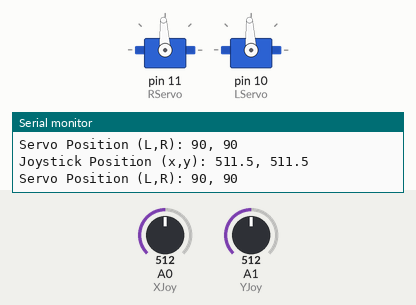
Bench run of a sketch on a simulated Arduino Uno, built with avr-gcc and run on an emulated ATmega328P. Parts: 2 × servo, the last lines printed to the serial monitor. The test bench sets the inputs (shaded band); at power-on: A0 (XJoy) = 512, A1 (YJoy) = 512.

Above: at 1.2 s.
1.3 s: A0 (XJoy) set to 550
4.3 s: A0 (XJoy) set to 577
At 5.4 s:
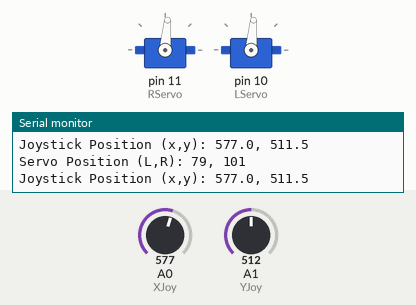
7.3 s: A1 (YJoy) set to 570
10.3 s: A1 (YJoy) set to 594
At 11.5 s:
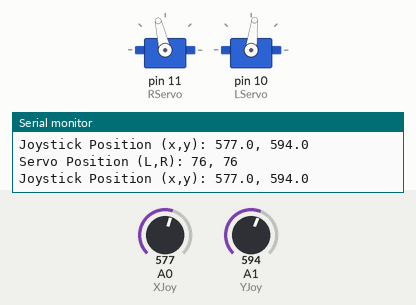
11.9 s: A0 (XJoy) set to 609
At 13.2 s:
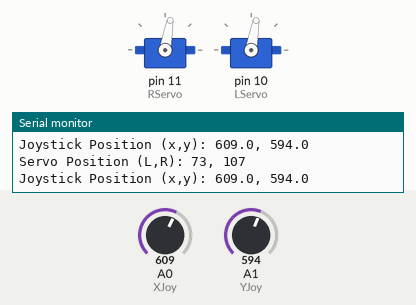
14.9 s: A1 (YJoy) set to 716
At 16.1 s:
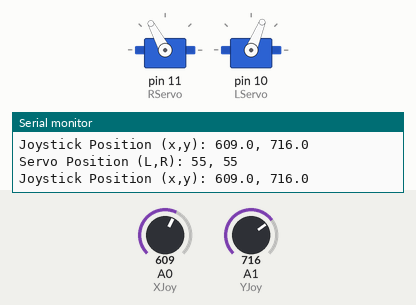
Timing chart, 0 to 17.4 s (numbered marks = the images above; inputs shaded):
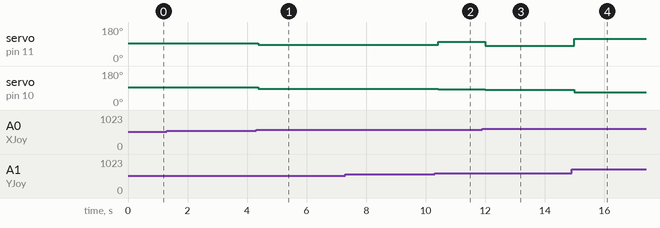

Measured:
- the behaviour switches between 576 and 577 on A1 (YJoy) (found by bisection; images 1 and 2)
- the behaviour switches between 594 and 595 on A0 (XJoy) (found by bisection; images 2 and 3)
- after the input at 4.3 s, servo on pin 11 (RServo), servo on pin 10 (LServo): 93° → 85° after 0.08 s
- after the input at 10.3 s, servo on pin 11 (RServo): 85° → 103° after 0.12 s; servo on pin 10 (LServo): 85° → 83° after 0.12 s
- after the input at 11.9 s, servo on pin 11 (RServo): 103° → 80° after 0.10 s; servo on pin 10 (LServo): 83° → 80° after 0.10 s
- after the input at 14.9 s, servo on pin 11 (RServo): 80° → 118° after 0.09 s; servo on pin 10 (LServo): 80° → 68° after 0.09 s

The sketch:

CentiBot_2SegmentNOSERVODRIVER.ino
```cpp
#include <Servo.h>

//Input (Joystick)
const int XJoy = A0;
const int YJoy = A1;
const int SW = A2;
//Output (Servos)
Servo LServo;
Servo RServo;
double xpos;
double ypos;
int Lservopos;
int Rservopos;
const int ServoRate = 20;
const int ServoMin = 0;
const int ServoMax = 270;
const int MaxServoF = 2500;
const int MinServoF = 500;

const int For = 22;
const int Rev = 23;
const int Pow = 11;

const double DeadZP = .10;


void setup() {
 Serial.begin(9600);
  // put your setup code here, to run once:
  RServo.attach(11);
  RServo.write(ServoMax/2);
  LServo.attach(10);
  LServo.write(ServoMax/2);
  pinMode(XJoy, INPUT);     // X position of Joystick, 0 to 1023
  pinMode(YJoy, INPUT);     // Y position of Joystick, 0 to 1023
//  pinMode(Pow, OUTPUT);
//  pinMode(For, INPUT);
//  pinMode(Rev, INPUT);

//  digitalWrite(For, HIGH);
//  digitalWrite(Rev, LOW);
//  analogWrite(Pow, 255);

}

void loop() {
  // put your main code here, to run repeatedly:
  xpos = analogRead(XJoy);
  ypos = analogRead(YJoy);


  if(xpos > (511.5-511.5*DeadZP) && xpos < (511.5+511.5*DeadZP))  //Dead Zone Application
  {
    xpos = 511.5;
  }
  if(ypos > (511.5-511.5*DeadZP) && ypos < (511.5+511.5*DeadZP))  //Dead Zone Application
  {
    ypos = 511.5;
  }

  Serial.print("Joystick Position (x,y): ");
  Serial.print(xpos,1);
  Serial.print(", ");
  Serial.println(ypos,1);

  if(abs(xpos-511.5)>abs(ypos-511.5))
  {
    Lservopos = map(abs(xpos-511.5),0,511.5,90,180);
    Rservopos = map(abs(xpos-511.5),0,511.5,90,180);
    if(xpos > 511.5)
      Lservopos = 180-Lservopos;
    else
      Rservopos = 180-Rservopos;
  }
  else
  {
    Lservopos = map(abs(ypos-511.5),0,511.5,90,180);
    if(ypos>511.5)
      Lservopos = 180-Lservopos;
    Rservopos = Lservopos;
  }
  Serial.print("Servo Position (L,R): ");
  Serial.print(Lservopos);
  Serial.print(", ");
  Serial.println(Rservopos);

  Rservopos = abs(Rservopos-180);

  Rservopos = Rservopos+45;
  Lservopos = Lservopos+45;

  Lservopos = map(Lservopos,0,270,MinServoF,MaxServoF);
  Rservopos = map(Rservopos,0,270,MinServoF,MaxServoF);


  LServo.writeMicroseconds(Lservopos);
  RServo.writeMicroseconds(Rservopos);

  delay(1|0);
}
```
